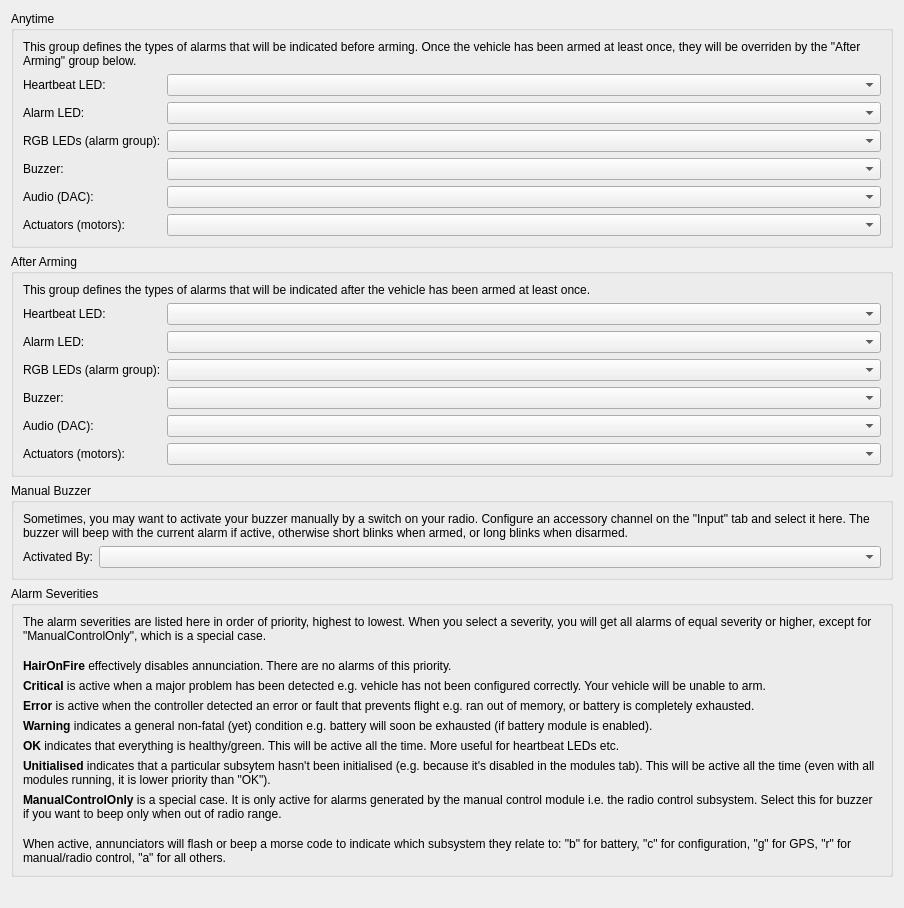
         <widget class="QWidget" name="scrollAreaWidgetContents_6">
          <property name="geometry">
           <rect>
            <x>0</x>
            <y>0</y>
            <width>904</width>
            <height>908</height>
           </rect>
          </property>
          <layout class="QVBoxLayout" name="verticalLayout_18">
           <item>
            <widget class="QGroupBox" name="grpAnytime">
             <property name="title">
              <string>Anytime</string>
             </property>
             <layout class="QFormLayout" name="formLayout_9">
              <item row="1" column="0">
               <widget class="QLabel" name="lblHeartbeatAnytime">
                <property name="text">
                 <string>Heartbeat LED:</string>
                </property>
               </widget>
              </item>
              <item row="1" column="1">
               <widget class="QComboBox" name="cbxHeartbeatAnytime">
                <property name="objrelation" stdset="0">
                 <stringlist notr="true">
                  <string>objname:AnnunciatorSettings</string>
                  <string>fieldname:AnnunciateAnytime</string>
                  <string>element:LED_Heartbeat</string>
                 </stringlist>
                </property>
               </widget>
              </item>
              <item row="2" column="0">
               <widget class="QLabel" name="lblAlarmAnytime">
                <property name="text">
                 <string>Alarm LED:</string>
                </property>
               </widget>
              </item>
              <item row="2" column="1">
               <widget class="QComboBox" name="cbxAlarmAnytime">
                <property name="objrelation" stdset="0">
                 <stringlist notr="true">
                  <string>objname:AnnunciatorSettings</string>
                  <string>fieldname:AnnunciateAnytime</string>
                  <string>element:LED_Alarm</string>
                 </stringlist>
                </property>
               </widget>
              </item>
              <item row="3" column="0">
               <widget class="QLabel" name="lblRgbAnytime">
                <property name="text">
                 <string>RGB LEDs (alarm group):</string>
                </property>
               </widget>
              </item>
              <item row="4" column="0">
               <widget class="QLabel" name="lblBuzzerAnytime">
                <property name="text">
                 <string>Buzzer:</string>
                </property>
               </widget>
              </item>
              <item row="5" column="0">
               <widget class="QLabel" name="lblDacAnytime">
                <property name="text">
                 <string>Audio (DAC):</string>
                </property>
               </widget>
              </item>
              <item row="3" column="1">
               <widget class="QComboBox" name="cbxRgbAnytime">
                <property name="objrelation" stdset="0">
                 <stringlist notr="true">
                  <string>objname:AnnunciatorSettings</string>
                  <string>fieldname:AnnunciateAnytime</string>
                  <string>element:RGB_LEDs</string>
                 </stringlist>
                </property>
               </widget>
              </item>
              <item row="4" column="1">
               <widget class="QComboBox" name="cbxBuzzerAnytime">
                <property name="objrelation" stdset="0">
                 <stringlist notr="true">
                  <string>objname:AnnunciatorSettings</string>
                  <string>fieldname:AnnunciateAnytime</string>
                  <string>element:Buzzer</string>
                 </stringlist>
                </property>
               </widget>
              </item>
              <item row="5" column="1">
               <widget class="QComboBox" name="cbxDacAnytime">
                <property name="objrelation" stdset="0">
                 <stringlist notr="true">
                  <string>objname:AnnunciatorSettings</string>
                  <string>fieldname:AnnunciateAnytime</string>
                  <string>element:DAC</string>
                 </stringlist>
                </property>
               </widget>
              </item>
              <item row="0" column="0" colspan="2">
               <widget class="QLabel" name="label_29">
                <property name="text">
                 <string>&lt;html&gt;&lt;head/&gt;&lt;body&gt;&lt;p&gt;This group defines the types of alarms that will be indicated before arming. Once the vehicle has been armed at least once, they will be overriden by the &amp;quot;After Arming&amp;quot; group below.&lt;/p&gt;&lt;/body&gt;&lt;/html&gt;</string>
                </property>
                <property name="wordWrap">
                 <bool>true</bool>
                </property>
               </widget>
              </item>
              <item row="6" column="0">
               <widget class="QLabel" name="lblActAnytime">
                <property name="text">
                 <string>Actuators (motors):</string>
                </property>
               </widget>
              </item>
              <item row="6" column="1">
               <widget class="QComboBox" name="cbxActAnytime">
                <property name="objrelation" stdset="0">
                 <stringlist notr="true">
                  <string>objname:AnnunciatorSettings</string>
                  <string>fieldname:AnnunciateAnytime</string>
                  <string>element:Actuators</string>
                 </stringlist>
                </property>
               </widget>
              </item>
             </layout>
            </widget>
           </item>
           <item>
            <widget class="QGroupBox" name="grpArmed">
             <property name="title">
              <string>After Arming</string>
             </property>
             <layout class="QFormLayout" name="layout_10">
              <item row="0" column="0" colspan="2">
               <widget class="QLabel" name="label_30">
                <property name="text">
                 <string>This group defines the types of alarms that will be indicated after the vehicle has been armed at least once.</string>
                </property>
                <property name="wordWrap">
                 <bool>true</bool>
                </property>
               </widget>
              </item>
              <item row="1" column="0">
               <widget class="QLabel" name="lblHeartbeatArmed">
                <property name="text">
                 <string>Heartbeat LED:</string>
                </property>
               </widget>
              </item>
              <item row="1" column="1">
               <widget class="QComboBox" name="cbxHeartbeatArmed">
                <property name="objrelation" stdset="0">
                 <stringlist notr="true">
                  <string>objname:AnnunciatorSettings</string>
                  <string>fieldname:AnnunciateAfterArming</string>
                  <string>element:LED_Heartbeat</string>
                 </stringlist>
                </property>
               </widget>
              </item>
              <item row="2" column="0">
               <widget class="QLabel" name="lblAlarmArmed">
                <property name="text">
                 <string>Alarm LED:</string>
                </property>
               </widget>
              </item>
              <item row="2" column="1">
               <widget class="QComboBox" name="cbxAlarmArmed">
                <property name="objrelation" stdset="0">
                 <stringlist notr="true">
                  <string>objname:AnnunciatorSettings</string>
                  <string>fieldname:AnnunciateAfterArming</string>
                  <string>element:LED_Alarm</string>
                 </stringlist>
                </property>
               </widget>
              </item>
              <item row="3" column="0">
               <widget class="QLabel" name="lblRgbArmed">
                <property name="text">
                 <string>RGB LEDs (alarm group):</string>
                </property>
               </widget>
              </item>
              <item row="3" column="1">
               <widget class="QComboBox" name="cbxRgbArmed">
                <property name="objrelation" stdset="0">
                 <stringlist notr="true">
                  <string>objname:AnnunciatorSettings</string>
                  <string>fieldname:AnnunciateAfterArming</string>
                  <string>element:RGB_LEDs</string>
                 </stringlist>
                </property>
               </widget>
              </item>
              <item row="4" column="0">
               <widget class="QLabel" name="lblBuzzerArmed">
                <property name="text">
                 <string>Buzzer:</string>
                </property>
               </widget>
              </item>
              <item row="4" column="1">
               <widget class="QComboBox" name="cbxBuzzerArmed">
                <property name="objrelation" stdset="0">
                 <stringlist notr="true">
                  <string>objname:AnnunciatorSettings</string>
                  <string>fieldname:AnnunciateAfterArming</string>
                  <string>element:Buzzer</string>
                 </stringlist>
                </property>
               </widget>
              </item>
              <item row="5" column="0">
               <widget class="QLabel" name="lblDacArmed">
                <property name="text">
                 <string>Audio (DAC):</string>
                </property>
               </widget>
              </item>
              <item row="5" column="1">
               <widget class="QComboBox" name="cbxDacArmed">
                <property name="objrelation" stdset="0">
                 <stringlist notr="true">
                  <string>objname:AnnunciatorSettings</string>
                  <string>fieldname:AnnunciateAfterArming</string>
                  <string>element:DAC</string>
                 </stringlist>
                </property>
               </widget>
              </item>
              <item row="6" column="0">
               <widget class="QLabel" name="lblActAnytime_2">
                <property name="text">
                 <string>Actuators (motors):</string>
                </property>
               </widget>
              </item>
              <item row="6" column="1">
               <widget class="QComboBox" name="cbxActAnytime_2">
                <property name="objrelation" stdset="0">
                 <stringlist notr="true">
                  <string>objname:AnnunciatorSettings</string>
                  <string>fieldname:AnnunciateAfterArming</string>
                  <string>element:Actuators</string>
                 </stringlist>
                </property>
               </widget>
              </item>
             </layout>
            </widget>
           </item>
           <item>
            <widget class="QGroupBox" name="grpManualBuzzer">
             <property name="title">
              <string>Manual Buzzer</string>
             </property>
             <layout class="QFormLayout" name="formLayout_2">
              <item row="1" column="0">
               <widget class="QLabel" name="lblManualBuzzer">
                <property name="text">
                 <string>Activated By:</string>
                </property>
               </widget>
              </item>
              <item row="1" column="1">
               <widget class="QComboBox" name="cbxManualBuzzer">
                <property name="objrelation" stdset="0">
                 <stringlist notr="true">
                  <string>objname:AnnunciatorSettings</string>
                  <string>fieldname:ManualBuzzer</string>
                 </stringlist>
                </property>
               </widget>
              </item>
              <item row="0" column="0" colspan="2">
               <widget class="QLabel" name="label_46">
                <property name="text">
                 <string>Sometimes, you may want to activate your buzzer manually by a switch on your radio. Configure an accessory channel on the &quot;Input&quot; tab and select it here. The buzzer will beep with the current alarm if active, otherwise short blinks when armed, or long blinks when disarmed.</string>
                </property>
                <property name="wordWrap">
                 <bool>true</bool>
                </property>
               </widget>
              </item>
             </layout>
            </widget>
           </item>
           <item>
            <widget class="QGroupBox" name="groupBox_3">
             <property name="title">
              <string>Alarm Severities</string>
             </property>
             <layout class="QVBoxLayout" name="verticalLayout_22">
              <item>
               <widget class="QLabel" name="label_38">
                <property name="text">
                 <string>The alarm severities are listed here in order of priority, highest to lowest. When you select a severity, you will get all alarms of equal severity or higher, except for &quot;ManualControlOnly&quot;, which is a special case.</string>
                </property>
                <property name="wordWrap">
                 <bool>true</bool>
                </property>
               </widget>
              </item>
              <item>
               <spacer name="verticalSpacer_10">
                <property name="orientation">
                 <enum>Qt::Vertical</enum>
                </property>
                <property name="sizeType">
                 <enum>QSizePolicy::Fixed</enum>
                </property>
                <property name="sizeHint" stdset="0">
                 <size>
                  <width>20</width>
                  <height>10</height>
                 </size>
                </property>
               </spacer>
              </item>
              <item>
               <widget class="QLabel" name="label_39">
                <property name="text">
                 <string>&lt;html&gt;&lt;head/&gt;&lt;body&gt;&lt;p&gt;&lt;span style=&quot; font-weight:600;&quot;&gt;HairOnFire &lt;/span&gt;effectively disables annunciation. There are no alarms of this priority.&lt;/p&gt;&lt;/body&gt;&lt;/html&gt;</string>
                </property>
                <property name="wordWrap">
                 <bool>true</bool>
                </property>
               </widget>
              </item>
              <item>
               <widget class="QLabel" name="label_40">
                <property name="text">
                 <string>&lt;html&gt;&lt;head/&gt;&lt;body&gt;&lt;p&gt;&lt;span style=&quot; font-weight:600;&quot;&gt;Critical&lt;/span&gt; is active when a major problem has been detected e.g. vehicle has not been configured correctly. Your vehicle will be unable to arm.&lt;/p&gt;&lt;/body&gt;&lt;/html&gt;</string>
                </property>
                <property name="wordWrap">
                 <bool>true</bool>
                </property>
               </widget>
              </item>
              <item>
               <widget class="QLabel" name="label_41">
                <property name="text">
                 <string>&lt;html&gt;&lt;head/&gt;&lt;body&gt;&lt;p&gt;&lt;span style=&quot; font-weight:600;&quot;&gt;Error&lt;/span&gt; is active when the controller detected an error or fault that prevents flight e.g. ran out of memory, or battery is completely exhausted.&lt;/p&gt;&lt;/body&gt;&lt;/html&gt;</string>
                </property>
                <property name="wordWrap">
                 <bool>true</bool>
                </property>
               </widget>
              </item>
              <item>
               <widget class="QLabel" name="label_42">
                <property name="text">
                 <string>&lt;html&gt;&lt;head/&gt;&lt;body&gt;&lt;p&gt;&lt;span style=&quot; font-weight:600;&quot;&gt;Warning&lt;/span&gt; indicates a general non-fatal (yet) condition e.g. battery will soon be exhausted (if battery module is enabled).&lt;/p&gt;&lt;/body&gt;&lt;/html&gt;</string>
                </property>
                <property name="wordWrap">
                 <bool>true</bool>
                </property>
               </widget>
              </item>
              <item>
               <widget class="QLabel" name="label_43">
                <property name="text">
                 <string>&lt;html&gt;&lt;head/&gt;&lt;body&gt;&lt;p&gt;&lt;span style=&quot; font-weight:600;&quot;&gt;OK&lt;/span&gt; indicates that everything is healthy/green. This will be active all the time. More useful for heartbeat LEDs etc.&lt;/p&gt;&lt;/body&gt;&lt;/html&gt;</string>
                </property>
                <property name="wordWrap">
                 <bool>true</bool>
                </property>
               </widget>
              </item>
              <item>
               <widget class="QLabel" name="label_34">
                <property name="text">
                 <string>&lt;html&gt;&lt;head/&gt;&lt;body&gt;&lt;p&gt;&lt;span style=&quot; font-weight:600;&quot;&gt;Unitialised&lt;/span&gt; indicates that a particular subsytem hasn't been initialised (e.g. because it's disabled in the modules tab). This will be active all the time (even with all modules running, it is lower priority than &amp;quot;OK&amp;quot;).&lt;/p&gt;&lt;/body&gt;&lt;/html&gt;</string>
                </property>
                <property name="wordWrap">
                 <bool>true</bool>
                </property>
               </widget>
              </item>
              <item>
               <widget class="QLabel" name="label_44">
                <property name="text">
                 <string>&lt;html&gt;&lt;head/&gt;&lt;body&gt;&lt;p&gt;&lt;span style=&quot; font-weight:600;&quot;&gt;ManualControlOnly&lt;/span&gt; is a special case. It is only active for alarms generated by the manual control module i.e. the radio control subsystem. Select this for buzzer if you want to beep only when out of radio range.&lt;/p&gt;&lt;/body&gt;&lt;/html&gt;</string>
                </property>
                <property name="wordWrap">
                 <bool>true</bool>
                </property>
               </widget>
              </item>
              <item>
               <spacer name="verticalSpacer_11">
                <property name="orientation">
                 <enum>Qt::Vertical</enum>
                </property>
                <property name="sizeType">
                 <enum>QSizePolicy::Fixed</enum>
                </property>
                <property name="sizeHint" stdset="0">
                 <size>
                  <width>20</width>
                  <height>10</height>
                 </size>
                </property>
               </spacer>
              </item>
              <item>
               <widget class="QLabel" name="label_45">
                <property name="text">
                 <string>&lt;html&gt;&lt;head/&gt;&lt;body&gt;&lt;p&gt;When active, annunciators will flash or beep a morse code to indicate which subsystem they relate to: &amp;quot;b&amp;quot; for battery, &amp;quot;c&amp;quot; for configuration, &amp;quot;g&amp;quot; for GPS, &amp;quot;r&amp;quot; for manual/radio control, &amp;quot;a&amp;quot; for all others.&lt;/p&gt;&lt;/body&gt;&lt;/html&gt;</string>
                </property>
                <property name="wordWrap">
                 <bool>true</bool>
                </property>
               </widget>
              </item>
             </layout>
            </widget>
           </item>
           <item>
            <spacer name="verticalSpacer_7">
             <property name="orientation">
              <enum>Qt::Vertical</enum>
             </property>
             <property name="sizeHint" stdset="0">
              <size>
               <width>20</width>
               <height>0</height>
              </size>
             </property>
            </spacer>
           </item>
          </layout>
         </widget>
